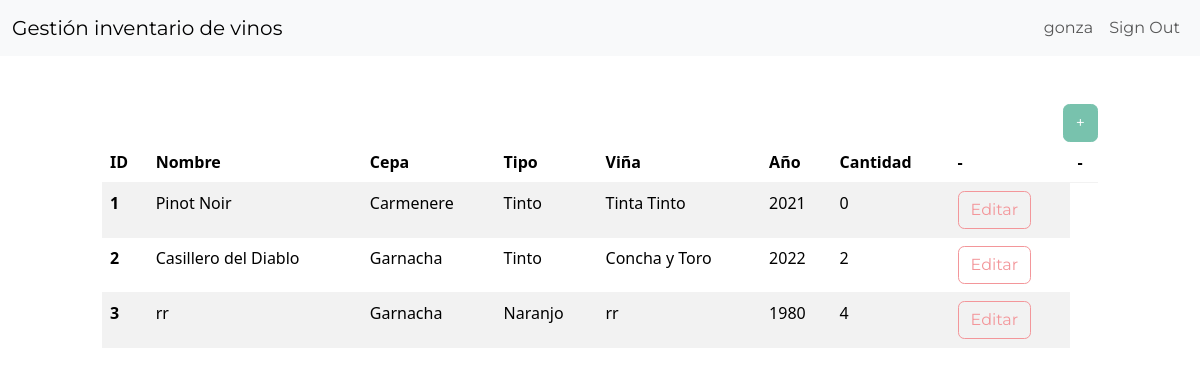
The page /dashboard (signed in) on the database its author committed.
### inventario_vinos/models.py (models this page shows)
class InventoryItem(models.Model):
	Nombre = models.CharField(max_length=200)
	Cepa = models.ForeignKey('Cepa', on_delete=models.SET_NULL, blank=True, null=True)
	Tipo = models.ForeignKey('Tipo', on_delete=models.SET_NULL, blank=True, null=True)
	Viña = models.CharField(max_length=200)
	Año = models.IntegerField()
	Cantidad = models.IntegerField()
	date_created = models.DateTimeField(auto_now_add=True)
	user = models.ForeignKey(User, on_delete=models.CASCADE)

class Cepa(models.Model):
	Nombre = models.CharField(max_length=200)

class Tipo(models.Model):
	Nombre = models.CharField(max_length=200)

### inventario_vinos/views.py (the view)
# urls.py: path('dashboard', Dashboard.as_view(), name='dashboard'),
class Dashboard(LoginRequiredMixin,View):
    def get(self, request):
        items = InventoryItem.objects.filter(user=self.request.user.id).order_by('id')
        return render(request, 'inventario_vinos/dashboard.html', {'items': items})

### inventario_vinos/templates/inventario_vinos/dashboard.html (shortened to what this page needs)
{% extends 'inventario_vinos/base.html' %}
{% block content %}
	<div class="row">
		<div class="col-md-10 col-12 mx-auto mt-5">
			<div class="d-flex justify-content-end">
				<a href="{% url 'add-item' %}" class="btn btn-primary">+</a>
			</div>
			<table class="table table-hover table-striped">
				<thead>
					<tr>
						<th scope="col">ID</th>
						<th scope="col">Nombre</th>
						<th scope="col">Cepa</th>
						<th scope="col">Tipo</th>
						<th scope="col">Viña</th>
						<th scope="col">Año</th>
                        <th scope="col">Cantidad</th>
                        <th scope="col">-</th>
                        <th scope="col">-</th>
					</tr>
				</thead>
				<tbody>
                    {% for item in items %}
                    <tr>
						<th scope="row">{{ item.id }}</th>
						<td>{{ item.Nombre }}</td>
					    <td>{{ item.Cepa.Nombre }}</td>
						<td>{{ item.Tipo.Nombre }}</td>
                        <td>{{ item.Viña }}</td>
                        <td>{{ item.Año }}</td>
                        <td>{{ item.Cantidad }}</td>
                        <td><a href="{% url 'edit-item' item.id %}" class="btn btn-outline-secondary">Editar</a></td>
					</tr>
                    {% endfor %}
				</tbody>
			</table>
		</div>
	</div>
{% endblock content %}

### inventario_vinos/templates/inventario_vinos/base.html (shortened to what this page needs)
<!DOCTYPE html>
<html lang="en">
<head>
    <link href="https://bootswatch.com/5/minty/bootstrap.min.css" rel="stylesheet">
</head>
<body>
    {% include 'inventario_vinos/navigation.html' %}
    {% block content %}
    {% endblock content %}
</body>
</html>

### inventario_vinos/templates/inventario_vinos/navigation.html (shortened to what this page needs)
<nav class="navbar navbar-expand-lg bg-light">
	<div class="container-fluid">
		<a class="navbar-brand" href="{% url 'index' %}">Gestión inventario de vinos</a>
		<div class="collapse navbar-collapse justify-content-end" id="navbarNav">
			<ul class="navbar-nav">
				{% if user.is_authenticated %}
					<li class="nav-item">
						<a class="nav-link" href="#">{{ user.username }}</a>
					</li>
					<li class="nav-item">
						<a class="nav-link" href="{% url 'logout' %}">Sign Out</a>
					</li>
				{% endif %}
			</ul>
		</div>
	</div>
</nav>

### rows shown on the page
InventoryItem: id "1", Nombre "Pinot Noir", Cepa.Nombre "Carmenere", Tipo.Nombre "Tinto", Viña "Tinta Tinto", Año "2021", Cantidad "0"
InventoryItem: id "2", Nombre "Casillero del Diablo", Cepa.Nombre "Garnacha", Tipo.Nombre "Tinto", Viña "Concha y Toro", Año "2022", Cantidad "2"
InventoryItem: id "3", Nombre "rr", Cepa.Nombre "Garnacha", Tipo.Nombre "Naranjo", Viña "rr", Año "1980", Cantidad "4"

### other values the page prints
{{ user.username }} "gonza"
